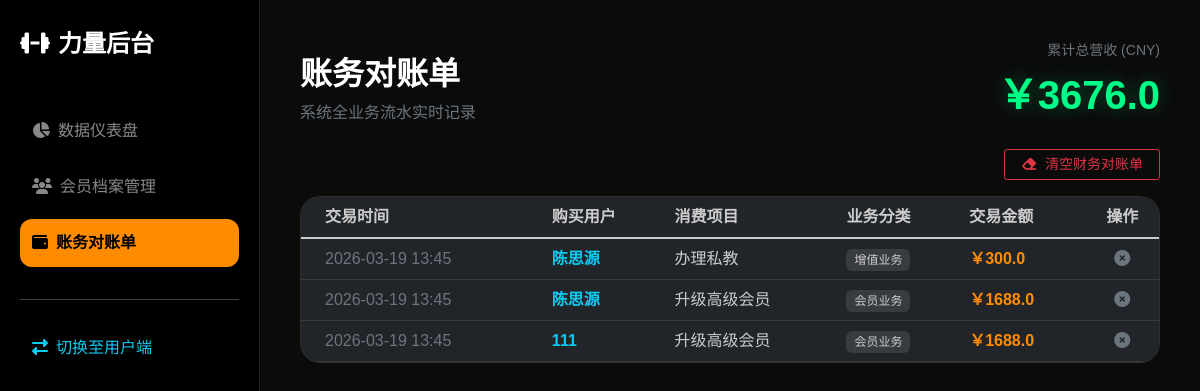
The page /admin/finance on the database as committed earlier.
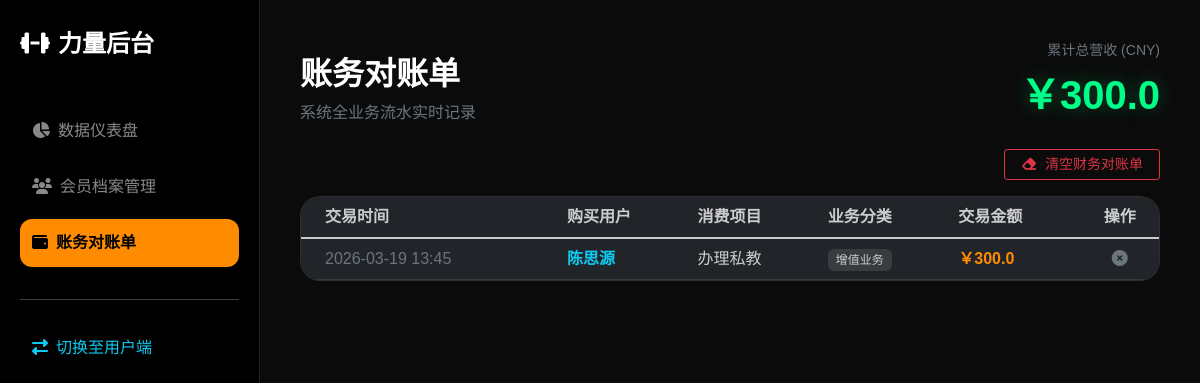
The same page on the database as committed later.
### app.py (models this page shows)
class Transaction(db.Model):
    id = db.Column(db.Integer, primary_key=True)
    date = db.Column(db.DateTime, default=datetime.now)
    amount = db.Column(db.Float)
    item_name = db.Column(db.String(50))
    member_name = db.Column(db.String(50)) # 需求：财务需记录购买人
    category = db.Column(db.String(20))

### app.py (the view)
@app.route('/admin/finance')
def admin_finance():
    trans = Transaction.query.order_by(Transaction.date.desc()).all()
    total_income = db.session.query(db.func.sum(Transaction.amount)).scalar() or 0
    return render_template('admin_finance.html', trans=trans, total_income=total_income)

### templates/admin_finance.html (shortened to what this page needs)
<!DOCTYPE html>
<html>
<head>
    <link href="https://cdn.staticfile.org/twitter-bootstrap/5.1.1/css/bootstrap.min.css" rel="stylesheet">
    <link rel="stylesheet" href="https://cdn.staticfile.org/font-awesome/6.1.1/css/all.min.css">
</head>
<body>
    <div class="sidebar">
        <h4 class="mb-5 fw-bold text-orange"><i class="fas fa-dumbbell me-2"></i>力量后台</h4>
        <nav class="nav flex-column">
            <a class="nav-link" href="/admin/dashboard"><i class="fas fa-chart-pie me-2"></i>数据仪表盘</a>
            <a class="nav-link" href="/admin/members"><i class="fas fa-users me-2"></i>会员档案管理</a>
            <a class="nav-link active" href="/admin/finance"><i class="fas fa-wallet me-2"></i>账务对账单</a>
            <hr class="my-4 border-secondary">
            <a class="nav-link text-info" href="/user/main"><i class="fas fa-exchange-alt me-2"></i>切换至用户端</a>
        </nav>
    </div>
    <div class="main-content">
        <div class="d-flex justify-content-between align-items-end mb-4">
            <div>
                <h2 class="fw-bold">账务对账单</h2>
                <p class="text-muted mb-0">系统全业务流水实时记录</p>
            </div>
            <div class="text-end">
                <span class="text-muted small d-block mb-1">累计总营收 (CNY)</span>
                <div class="income-total">￥{{ total_income }}</div>
            </div>
        </div>
        <div class="d-flex justify-content-end mb-3">
            <a href="/admin/finance/delete_all" class="btn btn-outline-danger btn-sm px-3" onclick="return confirm('注意：此操作将永久清空所有财务流水记录，不可恢复！')">
                <i class="fas fa-eraser me-1"></i> 清空财务对账单
            </a>
        </div>
        <div class="glass-card p-0 overflow-hidden">
            <table class="table table-dark table-hover mb-0">
                <thead class="bg-dark">
                    <tr>
                        <th class="ps-4">交易时间</th>
                        <th>购买用户</th>
                        <th>消费项目</th>
                        <th>业务分类</th>
                        <th>交易金额</th>
                        <th class="text-center">操作</th>
                    </tr>
                </thead>
                <tbody>
                    {% for t in trans %}
                    <tr>
                        <td class="ps-4 text-muted">{{ t.date.strftime('%Y-%m-%d %H:%M') }}</td>
                        <td class="text-info fw-bold">{{ t.member_name }}</td>
                        <td>{{ t.item_name }}</td>
                        <td><span class="category-tag">{{ t.category }}</span></td>
                        <td class="text-money">￥{{ t.amount }}</td>
                        <td class="text-center">
                            <a href="/admin/finance/delete/{{ t.id }}" class="text-muted" title="作废记录">
                                <i class="fas fa-times-circle"></i>
                            </a>
                        </td>
                    </tr>
                    {% endfor %}
                </tbody>
            </table>
        </div>
    </div>
</body>
</html>

### templates/admin_finance.html (style rules this page uses)
:root { --accent: #ff8c00; --bg: #0b0b0b; --sidebar-bg: #000; --glass: rgba(255,255,255,0.05); }
body { background: var(--bg); color: #fff; font-family: 'PingFang SC', sans-serif; }
.sidebar { width: 260px; background: var(--sidebar-bg); position: fixed; height: 100vh; padding: 30px 20px; border-right: 1px solid #222; }
.main-content { margin-left: 260px; padding: 40px; }
.nav-link { color: #888; padding: 12px; border-radius: 12px; margin-bottom: 8px; transition: 0.3s; }
.nav-link:hover, .nav-link.active { background: var(--glass); color: var(--accent); }
.nav-link.active { background: var(--accent); color: #000; font-weight: bold; }
.glass-card { background: var(--glass); backdrop-filter: blur(10px); border-radius: 20px; border: 1px solid rgba(255,255,255,0.1); padding: 25px; }
.income-total { font-size: 2.5rem; font-weight: 900; color: #00ff88; text-shadow: 0 0 20px rgba(0,255,136,0.3); }
.table { color: #ccc; }
.text-money { color: var(--accent); font-weight: bold; }
.category-tag { font-size: 0.75rem; padding: 4px 8px; border-radius: 6px; background: rgba(255,255,255,0.1); }

Rows that differ between the two databases and show on the page:
removed Transaction: date "2026-03-19 13:45", member_name "陈思源", item_name "升级高级会员", category "会员业务", amount "1688.0"
removed Transaction: date "2026-03-19 13:45", member_name "111", item_name "升级高级会员", category "会员业务", amount "1688.0"
Other text that changed with them:
{{ total_income }}: "3676.0" → "300.0"
